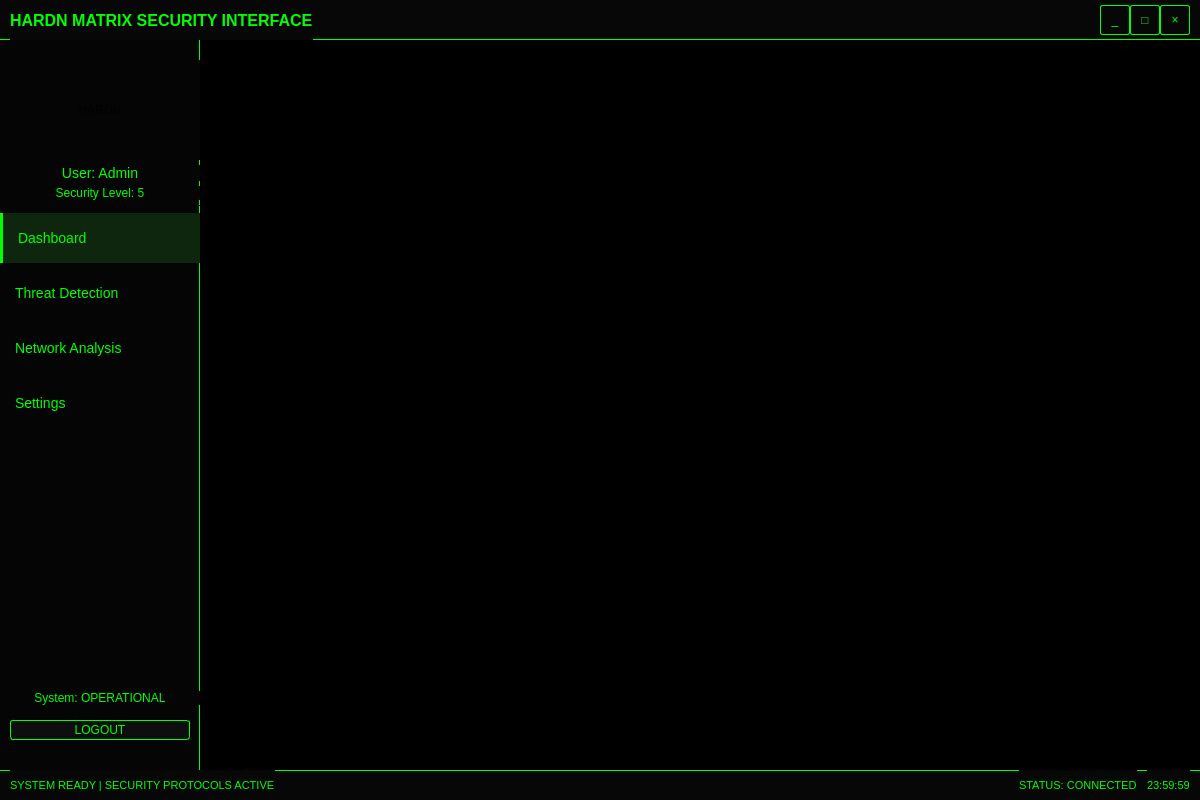
<?xml version="1.0" encoding="UTF-8"?>
<ui version="4.0">
 <class>MainWindow</class>
 <widget class="QMainWindow" name="MainWindow">
  <property name="geometry">
   <rect>
    <x>0</x>
    <y>0</y>
    <width>1200</width>
    <height>800</height>
   </rect>
  </property>
  <property name="minimumSize">
   <size>
    <width>1000</width>
    <height>700</height>
   </size>
  </property>
  <property name="windowTitle">
   <string>HARDN - Matrix Security Interface</string>
  </property>
  <property name="styleSheet">
   <string notr="true">background-color: #000000;</string>
  </property>
  <widget class="QWidget" name="centralwidget">
   <layout class="QVBoxLayout" name="verticalLayout">
    <property name="spacing">
     <number>0</number>
    </property>
    <property name="leftMargin">
     <number>0</number>
    </property>
    <property name="topMargin">
     <number>0</number>
    </property>
    <property name="rightMargin">
     <number>0</number>
    </property>
    <property name="bottomMargin">
     <number>0</number>
    </property>
    <item>
     <widget class="QWidget" name="titleBar" native="true">
      <property name="minimumSize">
       <size>
        <width>0</width>
        <height>40</height>
       </size>
      </property>
      <property name="maximumSize">
       <size>
        <width>16777215</width>
        <height>40</height>
       </size>
      </property>
      <property name="styleSheet">
       <string notr="true">background-color: #070707;
border-bottom: 1px solid #00ff00;</string>
      </property>
      <layout class="QHBoxLayout" name="horizontalLayout">
       <property name="spacing">
        <number>0</number>
       </property>
       <property name="leftMargin">
        <number>10</number>
       </property>
       <property name="topMargin">
        <number>0</number>
       </property>
       <property name="rightMargin">
        <number>10</number>
       </property>
       <property name="bottomMargin">
        <number>0</number>
       </property>
       <item>
        <widget class="QLabel" name="label_title">
         <property name="styleSheet">
          <string notr="true">color: #00ff00;
font-size: 16px;
font-weight: bold;
border: none;</string>
         </property>
         <property name="text">
          <string>HARDN MATRIX SECURITY INTERFACE</string>
         </property>
        </widget>
       </item>
       <item>
        <spacer name="horizontalSpacer">
         <property name="orientation">
          <enum>Qt::Horizontal</enum>
         </property>
         <property name="sizeHint" stdset="0">
          <size>
           <width>40</width>
           <height>20</height>
          </size>
         </property>
        </spacer>
       </item>
       <item>
        <widget class="QPushButton" name="pushButton_minimize">
         <property name="minimumSize">
          <size>
           <width>30</width>
           <height>30</height>
          </size>
         </property>
         <property name="maximumSize">
          <size>
           <width>30</width>
           <height>30</height>
          </size>
         </property>
         <property name="styleSheet">
          <string notr="true">QPushButton {
	color: #00ff00;
	background-color: transparent;
	border: 1px solid #00ff00;
	border-radius: 2px;
}
QPushButton:hover {
	background-color: #0d260d;
}</string>
         </property>
         <property name="text">
          <string>_</string>
         </property>
        </widget>
       </item>
       <item>
        <widget class="QPushButton" name="pushButton_maximize">
         <property name="minimumSize">
          <size>
           <width>30</width>
           <height>30</height>
          </size>
         </property>
         <property name="maximumSize">
          <size>
           <width>30</width>
           <height>30</height>
          </size>
         </property>
         <property name="styleSheet">
          <string notr="true">QPushButton {
	color: #00ff00;
	background-color: transparent;
	border: 1px solid #00ff00;
	border-radius: 2px;
}
QPushButton:hover {
	background-color: #0d260d;
}</string>
         </property>
         <property name="text">
          <string>□</string>
         </property>
        </widget>
       </item>
       <item>
        <widget class="QPushButton" name="pushButton_close">
         <property name="minimumSize">
          <size>
           <width>30</width>
           <height>30</height>
          </size>
         </property>
         <property name="maximumSize">
          <size>
           <width>30</width>
           <height>30</height>
          </size>
         </property>
         <property name="styleSheet">
          <string notr="true">QPushButton {
	color: #00ff00;
	background-color: transparent;
	border: 1px solid #00ff00;
	border-radius: 2px;
}
QPushButton:hover {
	background-color: #0d260d;
}
QPushButton:pressed {
	background-color: #550000;
}</string>
         </property>
         <property name="text">
          <string>×</string>
         </property>
        </widget>
       </item>
      </layout>
     </widget>
    </item>
    <item>
     <widget class="QWidget" name="contentWidget" native="true">
      <layout class="QHBoxLayout" name="horizontalLayout_2">
       <property name="spacing">
        <number>0</number>
       </property>
       <property name="leftMargin">
        <number>0</number>
       </property>
       <property name="topMargin">
        <number>0</number>
       </property>
       <property name="rightMargin">
        <number>0</number>
       </property>
       <property name="bottomMargin">
        <number>0</number>
       </property>
       <item>
        <widget class="QWidget" name="leftMenuBar" native="true">
         <property name="minimumSize">
          <size>
           <width>200</width>
           <height>0</height>
          </size>
         </property>
         <property name="maximumSize">
          <size>
           <width>200</width>
           <height>16777215</height>
          </size>
         </property>
         <property name="styleSheet">
          <string notr="true">background-color: #050505;
border-right: 1px solid #00ff00;</string>
         </property>
         <layout class="QVBoxLayout" name="verticalLayout_2">
          <property name="spacing">
           <number>5</number>
          </property>
          <property name="leftMargin">
           <number>0</number>
          </property>
          <property name="topMargin">
           <number>20</number>
          </property>
          <property name="rightMargin">
           <number>0</number>
          </property>
          <property name="bottomMargin">
           <number>20</number>
          </property>
          <item>
           <widget class="QLabel" name="label_logo">
            <property name="minimumSize">
             <size>
              <width>0</width>
              <height>100</height>
             </size>
            </property>
            <property name="styleSheet">
             <string notr="true">border: none;</string>
            </property>
            <property name="text">
             <string>HARDN</string>
            </property>
            <property name="alignment">
             <set>Qt::AlignCenter</set>
            </property>
           </widget>
          </item>
          <item>
           <widget class="QLabel" name="label_username">
            <property name="styleSheet">
             <string notr="true">color: #00ff00;
font-size: 14px;
border: none;</string>
            </property>
            <property name="text">
             <string>User: Admin</string>
            </property>
            <property name="alignment">
             <set>Qt::AlignCenter</set>
            </property>
           </widget>
          </item>
          <item>
           <widget class="QLabel" name="label_securityLevel">
            <property name="styleSheet">
             <string notr="true">color: #00ff00;
font-size: 12px;
border: none;</string>
            </property>
            <property name="text">
             <string>Security Level: 5</string>
            </property>
            <property name="alignment">
             <set>Qt::AlignCenter</set>
            </property>
           </widget>
          </item>
          <item>
           <widget class="Line" name="line">
            <property name="styleSheet">
             <string notr="true">color: #00ff00;</string>
            </property>
            <property name="orientation">
             <enum>Qt::Horizontal</enum>
            </property>
           </widget>
          </item>
          <item>
           <widget class="QPushButton" name="pushButton_dashboard">
            <property name="minimumSize">
             <size>
              <width>0</width>
              <height>50</height>
             </size>
            </property>
            <property name="styleSheet">
             <string notr="true">QPushButton {
	color: #00ff00;
	background-color: transparent;
	border: none;
	text-align: left;
	padding-left: 15px;
	font-size: 14px;
}
QPushButton:hover {
	background-color: #0d260d;
}
QPushButton:checked {
	background-color: #0d260d;
	border-left: 3px solid #00ff00;
}</string>
            </property>
            <property name="text">
             <string>Dashboard</string>
            </property>
            <property name="checkable">
             <bool>true</bool>
            </property>
            <property name="checked">
             <bool>true</bool>
            </property>
           </widget>
          </item>
          <item>
           <widget class="QPushButton" name="pushButton_threatDetection">
            <property name="minimumSize">
             <size>
              <width>0</width>
              <height>50</height>
             </size>
            </property>
            <property name="styleSheet">
             <string notr="true">QPushButton {
	color: #00ff00;
	background-color: transparent;
	border: none;
	text-align: left;
	padding-left: 15px;
	font-size: 14px;
}
QPushButton:hover {
	background-color: #0d260d;
}
QPushButton:checked {
	background-color: #0d260d;
	border-left: 3px solid #00ff00;
}</string>
            </property>
            <property name="text">
             <string>Threat Detection</string>
            </property>
            <property name="checkable">
             <bool>true</bool>
            </property>
           </widget>
          </item>
          <item>
           <widget class="QPushButton" name="pushButton_networkAnalysis">
            <property name="minimumSize">
             <size>
              <width>0</width>
              <height>50</height>
             </size>
            </property>
            <property name="styleSheet">
             <string notr="true">QPushButton {
	color: #00ff00;
	background-color: transparent;
	border: none;
	text-align: left;
	padding-left: 15px;
	font-size: 14px;
}
QPushButton:hover {
	background-color: #0d260d;
}
QPushButton:checked {
	background-color: #0d260d;
	border-left: 3px solid #00ff00;
}</string>
            </property>
            <property name="text">
             <string>Network Analysis</string>
            </property>
            <property name="checkable">
             <bool>true</bool>
            </property>
           </widget>
          </item>
          <item>
           <widget class="QPushButton" name="pushButton_settings">
            <property name="minimumSize">
             <size>
              <width>0</width>
              <height>50</height>
             </size>
            </property>
            <property name="styleSheet">
             <string notr="true">QPushButton {
	color: #00ff00;
	background-color: transparent;
	border: none;
	text-align: left;
	padding-left: 15px;
	font-size: 14px;
}
QPushButton:hover {
	background-color: #0d260d;
}
QPushButton:checked {
	background-color: #0d260d;
	border-left: 3px solid #00ff00;
}</string>
            </property>
            <property name="text">
             <string>Settings</string>
            </property>
            <property name="checkable">
             <bool>true</bool>
            </property>
           </widget>
          </item>
          <item>
           <spacer name="verticalSpacer">
            <property name="orientation">
             <enum>Qt::Vertical</enum>
            </property>
            <property name="sizeHint" stdset="0">
             <size>
              <width>20</width>
              <height>40</height>
             </size>
            </property>
           </spacer>
          </item>
          <item>
           <widget class="QLabel" name="label_systemStatus">
            <property name="styleSheet">
             <string notr="true">color: #00ff00;
font-size: 12px;
border: none;</string>
            </property>
            <property name="text">
             <string>System: OPERATIONAL</string>
            </property>
            <property name="alignment">
             <set>Qt::AlignCenter</set>
            </property>
           </widget>
          </item>
          <item>
           <widget class="QPushButton" name="pushButton_logout">
            <property name="minimumSize">
             <size>
              <width>0</width>
              <height>40</height>
             </size>
            </property>
            <property name="styleSheet">
             <string notr="true">QPushButton {
	color: #00ff00;
	background-color: #0e0e0e;
	border: 1px solid #00ff00;
	border-radius: 3px;
	margin: 10px;
}
QPushButton:hover {
	background-color: #0d260d;
}
QPushButton:pressed {
	background-color: #105510;
}</string>
            </property>
            <property name="text">
             <string>LOGOUT</string>
            </property>
           </widget>
          </item>
         </layout>
        </widget>
       </item>
       <item>
        <widget class="QStackedWidget" name="stackedWidget">
         <property name="currentIndex">
          <number>0</number>
         </property>
         <widget class="QWidget" name="page_dashboard"/>
         <widget class="QWidget" name="page_threat"/>
         <widget class="QWidget" name="page_network"/>
         <widget class="QWidget" name="page_settings"/>
        </widget>
       </item>
      </layout>
     </widget>
    </item>
    <item>
     <widget class="QWidget" name="statusBar" native="true">
      <property name="minimumSize">
       <size>
        <width>0</width>
        <height>30</height>
       </size>
      </property>
      <property name="maximumSize">
       <size>
        <width>16777215</width>
        <height>30</height>
       </size>
      </property>
      <property name="styleSheet">
       <string notr="true">background-color: #070707;
border-top: 1px solid #00ff00;</string>
      </property>
      <layout class="QHBoxLayout" name="horizontalLayout_3">
       <property name="spacing">
        <number>10</number>
       </property>
       <property name="leftMargin">
        <number>10</number>
       </property>
       <property name="topMargin">
        <number>0</number>
       </property>
       <property name="rightMargin">
        <number>10</number>
       </property>
       <property name="bottomMargin">
        <number>0</number>
       </property>
       <item>
        <widget class="QLabel" name="label_statusMessage">
         <property name="styleSheet">
          <string notr="true">color: #00ff00;
font-size: 11px;
border: none;</string>
         </property>
         <property name="text">
          <string>SYSTEM READY | SECURITY PROTOCOLS ACTIVE</string>
         </property>
        </widget>
       </item>
       <item>
        <spacer name="horizontalSpacer_2">
         <property name="orientation">
          <enum>Qt::Horizontal</enum>
         </property>
         <property name="sizeHint" stdset="0">
          <size>
           <width>40</width>
           <height>20</height>
          </size>
         </property>
        </spacer>
       </item>
       <item>
        <widget class="QLabel" name="label_connectionStatus">
         <property name="styleSheet">
          <string notr="true">color: #00ff00;
font-size: 11px;
border: none;</string>
         </property>
         <property name="text">
          <string>STATUS: CONNECTED</string>
         </property>
        </widget>
       </item>
       <item>
        <widget class="QLabel" name="label_time">
         <property name="styleSheet">
          <string notr="true">color: #00ff00;
font-size: 11px;
border: none;</string>
         </property>
         <property name="text">
          <string>23:59:59</string>
         </property>
        </widget>
       </item>
      </layout>
     </widget>
    </item>
   </layout>
  </widget>
 </widget>
 <resources/>
 <connections/>
</ui>
